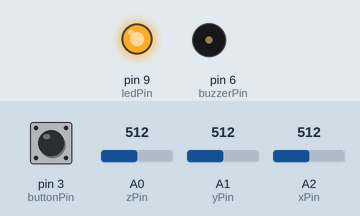
A sketch run on a simulated Arduino Uno, built with avr-gcc and run on an emulated ATmega328P. Shown: output pins drawn as LEDs (lit = HIGH), buzzer (waves = sounding). The test bench sets the inputs (shaded band); at power-on: A0 (zPin) = 512, A1 (yPin) = 512, A2 (xPin) = 512, pin 3 (buttonPin) LOW. EEPROM starts erased; what the sketch prints to the serial monitor is not drawn.

Above: at 0.28 s.
At 1.2 s:
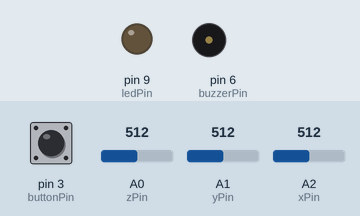
1.3 s: A0 (zPin) set to 621
2.8 s: A0 (zPin) set to 645
4.3 s: A1 (yPin) set to 615
5.8 s: A1 (yPin) set to 642
7.3 s: A2 (xPin) set to 619
8.8 s: A2 (xPin) set to 642
Timing chart, 0 to 11.3 s (numbered marks = the images above; inputs shaded):
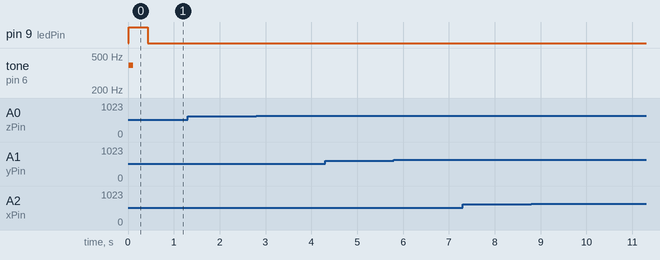

Measured:
- after the input at 1.3 s, every drawn part: stays the same
- after the input at 2.8 s, every drawn part: stays the same
- after the input at 4.3 s, every drawn part: stays the same
- after the input at 5.8 s, every drawn part: stays the same
- after the input at 7.3 s, every drawn part: stays the same
- after the input at 8.8 s, every drawn part: stays the same

The sketch:

BeatBox.ino
```cpp
#include <EEPROM.h>

//DEFINE PIN
const int xPin = A2;
const int yPin = A1;
const int zPin = A0;
const int ledPin = 9;
const int buzzerPin = 6;
const int buttonPin = 3;


//Constant to calculate speed and save data
int eepromAddress1 = 0;
int eepromAddress2 = sizeof(float);
int eepromAddress3 = sizeof(float)*2;
int sensorOutput = 300;
float gravity = 9.81;


//DEFINE INDEX
int i = 0;
int k = 0;


//LAST VALUE RECORDER
int lastXValue = 0;
int lastYValue = 0;
int lastZValue = 0;


//VALUE
int timeBetweenPunch = 300;
int changeValue = 120;
float distance = 0;
int noteDuration = 250;
int numberOfSong = 10;


//FLAG
bool isBlinking = false;
bool punchDetected = false;
bool isPlugged = false;


//Data of user
int numberOfPunches = 0;
float maxVelocity = 0;
unsigned long unPluggedTime = 0;


//MELODY
int melodies[3][30] = {
  {392, 523, 523, 587, 523, 494, 440, 440, 440, 587, 587, 659, 587, 523, 494, 392, 392, 659, 659, 740, 659, 587, 523, 440, 392, 392, 440, 587, 494, 523},
  {262, 262, 392, 392, 440, 440, 392, 349, 349, 330, 330, 294, 294, 262, 392, 392, 349, 349, 330, 330, 294, 392, 392, 349, 349, 330, 330, 294, 262, 262},
  {392, 392, 440, 392, 523, 494, 392, 392, 440, 392, 587, 523, 392, 392, 784, 659, 523, 523, 494, 440, 698, 698, 659, 523, 587, 523, 392, 392, 440, 392}

};


float convertToVelocity(float distance){

  float velocity = (distance/sensorOutput)*gravity*timeBetweenPunch/1000;
  return velocity;

}


//SETUP
void setup() {

  Serial.begin(9600);
  pinMode(buttonPin, INPUT);
  pinMode(buzzerPin, OUTPUT);
  pinMode(ledPin, OUTPUT);
  isPlugged = true;
  int storedValue1;
  float storedValue2;
  unsigned long storedValue3;


  EEPROM.get(eepromAddress1, storedValue1);
  EEPROM.get(eepromAddress2, storedValue2);
  EEPROM.get(eepromAddress3, storedValue3);


    // Send the stored values to the computer
  Serial.print("\n\n");
  Serial.print("Number of punches: ");
  Serial.println(storedValue1);
  Serial.print("Maximum velocity: ");
  Serial.print(storedValue2);
  Serial.println(" m/s");
  Serial.print("Workout session: ");
  Serial.print(storedValue3/1000);
  Serial.println(" s");


}


//LOOP
void loop() {

  //READ AND CALCULATE VALUES
  int xValue = analogRead(xPin);
  int yValue = analogRead(yPin);
  int zValue = analogRead(zPin);
  distance = sqrt(pow(xValue - lastXValue, 2) + pow(yValue - lastYValue, 2) + pow(zValue - lastZValue, 2));


  //PRINT
  /*Serial.print("Distance changed: ");
  Serial.print(distance);
  /*Serial.print("\tPunch detected: ");
  Serial.print(punchDetected);
  Serial.print("\tIndex k: ");
  Serial.println(k);*/
    // Check if the Arduino is unplugged*/

  //CHANGE SONG
  if (digitalRead(buttonPin) == HIGH){
    k++;
    i = 0;
    numberOfPunches = 0;
    digitalWrite(ledPin, HIGH);
    maxVelocity = 0;
    unPluggedTime = 0;
    isPlugged = false;
    if (k >= 3){
      k = 0;
    }
  } else{
    digitalWrite(ledPin, LOW);
  }


  if (!isPlugged) {
    unPluggedTime = millis();
    EEPROM.put(eepromAddress3, unPluggedTime);
  }


  //PUNCH AND NOTE
  if (distance > changeValue && !isBlinking && !punchDetected) {
    tone(buzzerPin, melodies[k][i], noteDuration);
    digitalWrite(ledPin, HIGH);

    if (distance < 800 && maxVelocity < convertToVelocity(distance)){
      maxVelocity = convertToVelocity(distance);
    }
    numberOfPunches++;
    delay(100);
    noTone(buzzerPin);
    i = (i+1) % 30;
    punchDetected = true;
    EEPROM.put(eepromAddress1, numberOfPunches);
    EEPROM.put(eepromAddress2, maxVelocity);

  }

  else{
    punchDetected = false;
    digitalWrite(ledPin, LOW);
  }


  //UPDATE VALUE
  lastXValue = xValue;
  lastYValue = yValue;
  lastZValue = zValue;

  //DELAY
  delay(timeBetweenPunch);

}
```
